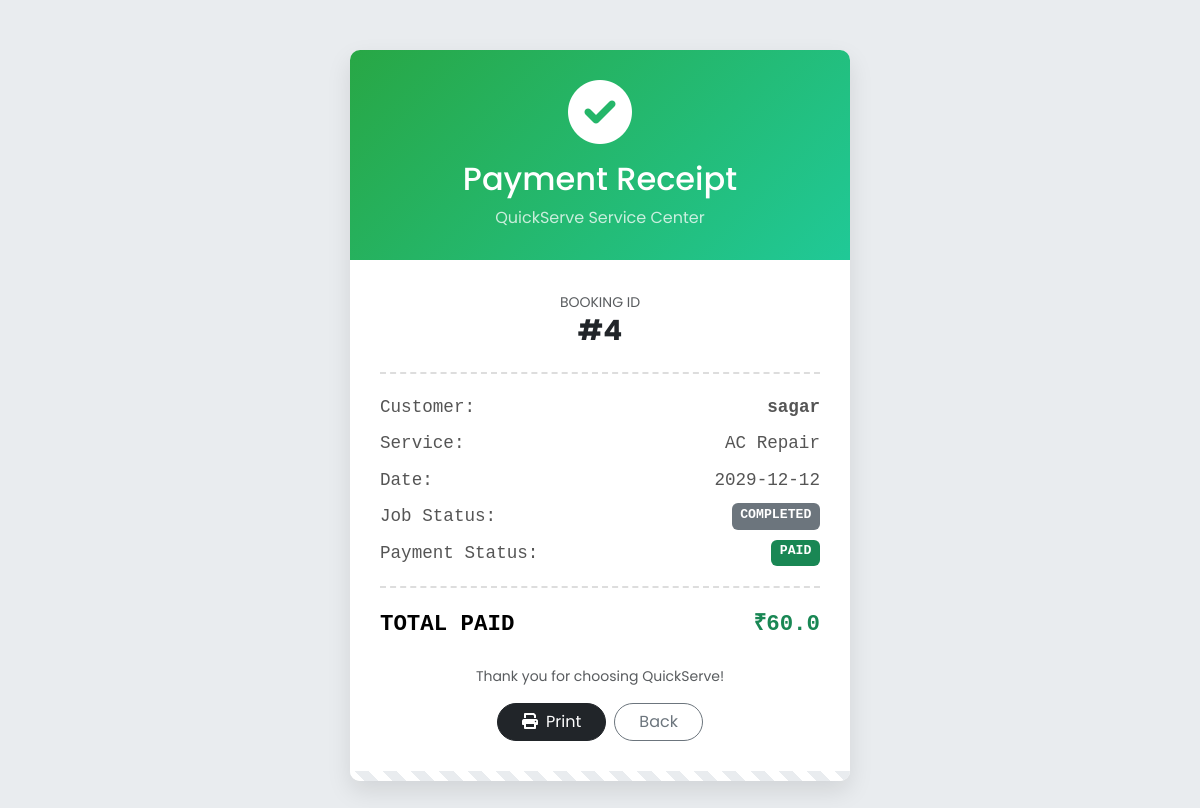
Page /ticket/4 (signed in) on the committed database.
### app/models.py (models this page shows)
class Appointment(db.Model):
    id = db.Column(db.Integer, primary_key=True)
    service_name = db.Column(db.String(100), nullable=False)
    appointment_time = db.Column(db.DateTime, nullable=False)
    status = db.Column(db.String(20), default='pending')
    price = db.Column(db.Float, default=0.0)
    user_id = db.Column(db.Integer, db.ForeignKey('user.id'), nullable=False)
    rating = db.Column(db.Integer, nullable=True)
    review = db.Column(db.Text, nullable=True)
    payment_status = db.Column(db.String(30), default='Unpaid') # Unpaid, Verification Pending, Paid
    transaction_id = db.Column(db.String(50), nullable=True)    # Store UTR

class User(UserMixin, db.Model):
    id = db.Column(db.Integer, primary_key=True)
    username = db.Column(db.String(100), unique=True, nullable=False)
    email = db.Column(db.String(120), unique=True, nullable=False)
    password_hash = db.Column(db.String(200), nullable=False)
    is_admin = db.Column(db.Boolean, default=False)
    appointments = db.relationship('Appointment', backref='customer', lazy=True)

### app/routes.py (the view)
@main.route('/ticket/<int:id>')
def view_ticket(id):
    if not session.get('user_logged_in'): return redirect(url_for('main.login'))
    appt = Appointment.query.get(id)
    return render_template('ticket.html', appointment=appt)

### app/templates/ticket.html (shortened to what this page needs)
<!DOCTYPE html>
<html lang="en">
<head>
    <link href="https://cdn.jsdelivr.net/npm/bootstrap@5.3.0/dist/css/bootstrap.min.css" rel="stylesheet">
    <link rel="stylesheet" href="https://cdnjs.cloudflare.com/ajax/libs/font-awesome/6.0.0/css/all.min.css">
    <link rel="stylesheet" href="{{ url_for('static', filename='style.css') }}">
</head>
<body>
    <div class="container">
        <div class="receipt-card">
            <div class="receipt-header {% if appointment.payment_status == 'Paid' %}header-paid{% elif appointment.payment_status == 'Unpaid' %}header-unpaid{% else %}header-pending{% endif %}">
                {% if appointment.payment_status == 'Paid' %}
                    <i class="fas fa-check-circle fa-4x mb-3"></i>
                    <h2>Payment Receipt</h2>
                {% else %}
                    <i class="fas fa-file-invoice-dollar fa-4x mb-3"></i>
                    <h2>Service Invoice</h2>
                {% endif %}
                <p class="mb-0 opacity-75">QuickServe Service Center</p>
            </div>
            <div class="receipt-body">
                <div class="text-center mb-4">
                    <small class="text-muted text-uppercase">Booking ID</small>
                    <h3 class="fw-bold">#{{ appointment.id }}</h3>
                </div>
                <div class="dashed-line"></div>
                <div class="receipt-row">
                    <span>Customer:</span>
                    <span class="fw-bold">{{ appointment.customer.username }}</span>
                </div>
                <div class="receipt-row">
                    <span>Service:</span>
                    <span>{{ appointment.service_name }}</span>
                </div>
                <div class="receipt-row">
                    <span>Date:</span>
                    <span>{{ appointment.appointment_time.strftime('%Y-%m-%d') }}</span>
                </div>
                <div class="receipt-row">
                    <span>Job Status:</span>
                    <span class="badge bg-secondary text-uppercase">{{ appointment.status }}</span>
                </div>
                <div class="receipt-row">
                    <span>Payment Status:</span>
                    <span class="badge
                        {% if appointment.payment_status == 'Paid' %}bg-success
                        {% elif appointment.payment_status == 'Unpaid' %}bg-danger
                        {% else %}bg-info text-dark{% endif %} text-uppercase">
                        {{ appointment.payment_status }}
                    </span>
                </div>
                <div class="dashed-line"></div>
                <div class="receipt-row total-row">
                    {% if appointment.payment_status == 'Paid' %}
                        <span>TOTAL PAID</span>
                        <span class="text-success">₹{{ appointment.price }}</span>
                    {% else %}
                        <span>AMOUNT DUE</span>
                        <span class="text-danger">₹{{ appointment.price }}</span>
                    {% endif %}
                </div>
                <div class="mt-4 text-center">
                    <p class="small text-muted">Thank you for choosing QuickServe!</p>
                    <div class="d-flex justify-content-center gap-2 mt-3 no-print">
                        <button onclick="window.print()" class="btn btn-dark rounded-pill px-4">
                            <i class="fas fa-print me-2"></i>Print
                        </button>
                        <a href="{{ url_for('main.home') }}" class="btn btn-outline-secondary rounded-pill px-4">
                            Back
                        </a>
                    </div>
                </div>
            </div>
            <div style="height: 10px; background: repeating-linear-gradient(45deg, #fff, #fff 10px, #e9ecef 10px, #e9ecef 20px);"></div>
        </div>
    </div>
</body>
</html>

### app/templates/static/style.css (style rules this page uses)
body { font-family: 'Poppins', sans-serif; }
.receipt-card { max-width: 500px; margin: 50px auto; background: #fff; padding: 0; border-radius: 10px; box-shadow: 0 10px 25px rgba(0,0,0,0.1); }
.receipt-header { background: linear-gradient(135deg, #0061f2 0%, #00cba9 100%); color: white; padding: 30px; text-align: center; }
.receipt-row { display: flex; justify-content: space-between; margin-bottom: 10px; font-family: 'Courier New', Courier, monospace; color: #555; font-size: 1.1em; }

### app/templates/ticket.html (style rules this page uses)
body { background-color: #e9ecef; }
.receipt-card { max-width: 500px; margin: 50px auto; background: #fff; padding: 0; border-radius: 10px; box-shadow: 0 10px 25px rgba(0,0,0,0.1); overflow: hidden; position: relative; }
.receipt-header { color: white; padding: 30px; text-align: center; }
.header-paid { background: linear-gradient(135deg, #28a745 0%, #20c997 100%); }
.receipt-body { padding: 30px; }
.dashed-line { border-bottom: 2px dashed #ddd; margin: 20px 0; }
.receipt-row { display: flex; justify-content: space-between; margin-bottom: 10px; font-family: 'Courier New', Courier, monospace; color: #555; font-size: 1.1em; }
.total-row { font-weight: bold; font-size: 1.4em; color: #000; }

### rows in the picture
Appointment: id "4", service_name "AC Repair", appointment_time "2029-12-12", status "COMPLETED", payment_status "PAID", price "60.0"
User: customer.username "sagar"
